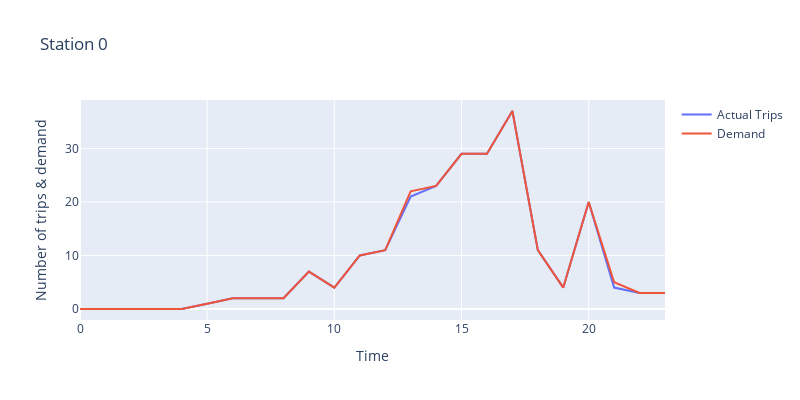

Notebook cell for this chart:
### Code cell
plot_station(0, "2022-12-07T133257_nstations_31_nvans_2_capacity_25_lambda_15_timelimit_120")

### Figure 1 — Plotly figure (JSON) as saved in the notebook; plotly's stock layout.template omitted (floating-point values rounded to 4 significant figures)
{"data": [{"mode": "lines", "name": "Actual Trips", "type": "scatter", "x": [0, 1, 2, 3, 4, 5, 6, 7, 8, 9, 10, 11, 12, 13, 14, 15, 16, 17, 18, 19, 20, 21, 22, 23], "y": [0, 0, 0, 0, 0, 1, 2, 2, 2, 7, 4, 10, 11, 21, 23, 29, 29, 37, 11, 4, 20, 4, 3, 3]}, {"mode": "lines", "name": "Demand", "type": "scatter", "x": [0, 1, 2, 3, 4, 5, 6, 7, 8, 9, 10, 11, 12, 13, 14, 15, 16, 17, 18, 19, 20, 21, 22, 23], "y": [0, 0, 0, 0, 0, 1, 2, 2, 2, 7, 4, 10, 11, 22, 23, 29, 29, 37, 11, 4, 20, 5, 3, 3]}], "layout": {"height": 400, "title": {"text": "Station 0"}, "width": 800, "xaxis": {"title": {"text": "Time"}}, "yaxis": {"title": {"text": "Number of trips & demand"}}}}
